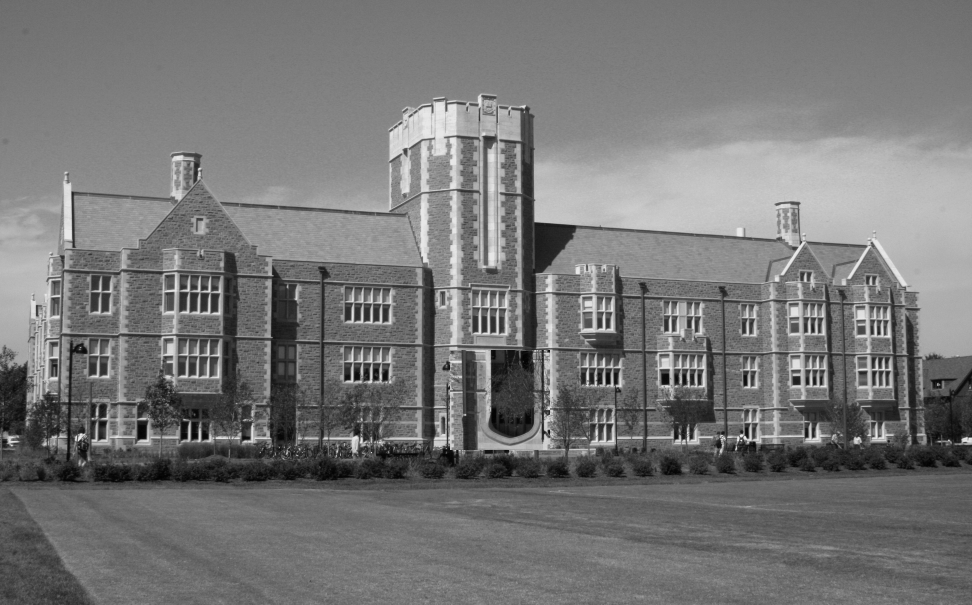
#> input picture Image processing/src/figures/SeigleHallGray.jpg, 3888 x 2419 px, given in place of SeigleHall.jpg, which was not available (shown at 1/4 size)
$ jupyter execute --allow-errors '1 - Python for image processing.ipynb'   (shell and % lines are left out)   (text cells are left out)
#> lines starting #> are read from the running program, lines starting #| are printed output that depends on the picture; after the words box and inside, x2 and y2 are one past the last pixel; in counts of white or black regions, pixels touching at a corner belong together; pictures that were not available may be replaced by others from this repository, and a replacement may not be noted
[cell 1]
# Importing libraries

import matplotlib.pyplot as plt
import numpy as np
import seaborn as sns
from IPython.display import IFrame
#from io import BytesIO
from numpy import random
from PIL import Image, ImageFile
from scipy import signal
from scipy import ndimage
from scipy.ndimage import filters
from skimage import data
from tqdm.notebook import tqdm

[cell 2]
path_to_my_color_image = "../src/figures/SeigleHall.jpg"
path_to_my_gray_image = "../src/figures/SeigleHallGray.jpg"


my_color_image = Image.open(path_to_my_color_image)  # the PIL image object
#> my_color_image is the input picture: PIL image 3888x2419 L; min 0, max 251, mean 118.4
my_gray_image = Image.open(path_to_my_gray_image)  # the PIL image object

#> (the rest of this cell did not finish here and is left out)

[cell 3]
my_RGB_array_image = np.asanyarray(my_color_image)

print(f'RGB Image shape : {my_RGB_array_image.shape}')
#| RGB Image shape : (2419, 3888)
print(f'Array values type : {my_RGB_array_image.dtype}')
#| Array values type : uint8

[cell 4]
my_gray_array_image = np.asanyarray(my_gray_image)

print(f'Gray Image shape : {my_gray_array_image.shape}')
#| Gray Image shape : (2419, 3888)
print(f'Array values type : {my_gray_array_image.dtype}')
#| Array values type : uint8

#> (a cell that did not finish here is left out)

#> (a cell that did not finish here is left out)

#> (a cell that did not finish here is left out)

[cell 8]
# Enter your code here

[cell 9]
# create synthetic image with noise
image_array = np.array([[0, 0, 0, 0, 0],
                        [0, 4, 1, 4, 0],
                        [0, 1, 4, 1, 0],
                        [0, 4, 1, 4, 0],
                        [0, 0, 0, 0, 0]])

my_numpy_image = Image.fromarray(image_array.astype(np.uint8))

plt.imshow(my_numpy_image, 'gray');
#> (this line was passed over: IPython is not available in this run)

[cell 10]
# create synthetic image with noise
image_array = np.array([[4, 0, 0, 0, 4],
                        [0, 1, 4, 1, 0],
                        [0, 4, 0, 4, 0],
                        [0, 1, 4, 1, 0],
                        [4, 0, 0, 0, 4]])

my_numpy_image = Image.fromarray(image_array.astype(np.uint8))

plt.imshow(my_numpy_image, 'gray');
#> (this line was passed over: IPython is not available in this run)

# save your image
# my_numpy_image.convert("L").save("../src/figures/my_numpy_image.jpg")

[cell 11]
# Enter your code here

[cell 12]
# approach 1
gray_image_1 = my_color_image.convert('L')  # apply convert() methode from Image

# approach 2
#> (the rest of this cell did not finish here and is left out)

[cell 13]
grayscal_array = np.array(gray_image_1)

# clamp to interval 200...250 with a linear fuction
im1 = (50/255) * grayscal_array + 200
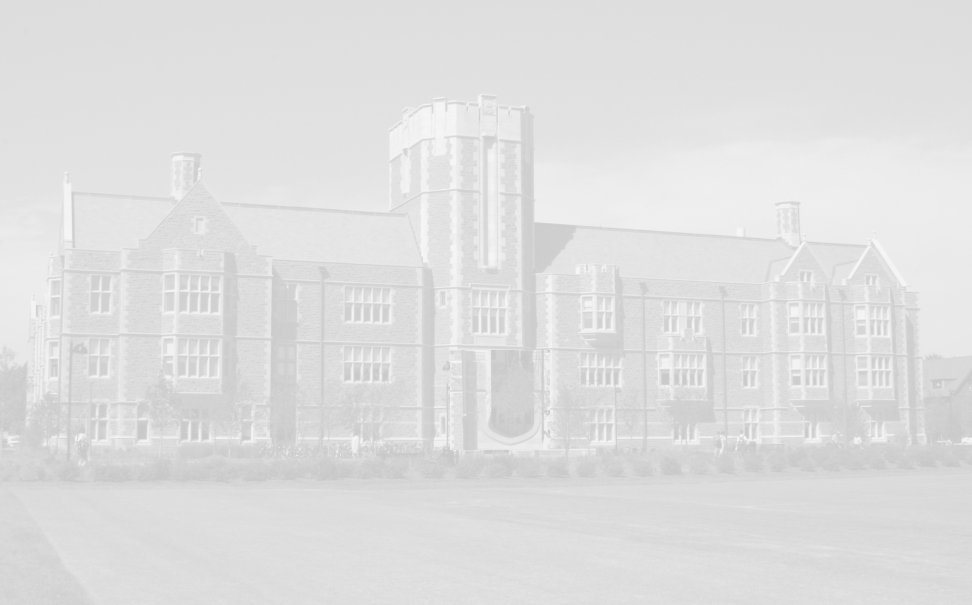
#> im1: shape (2419, 3888) float64 (shown at 1/4 size); min 200, max 249.2, mean 223.2

im2 = 255.0 * (grayscal_array/255.0)**2  # squared
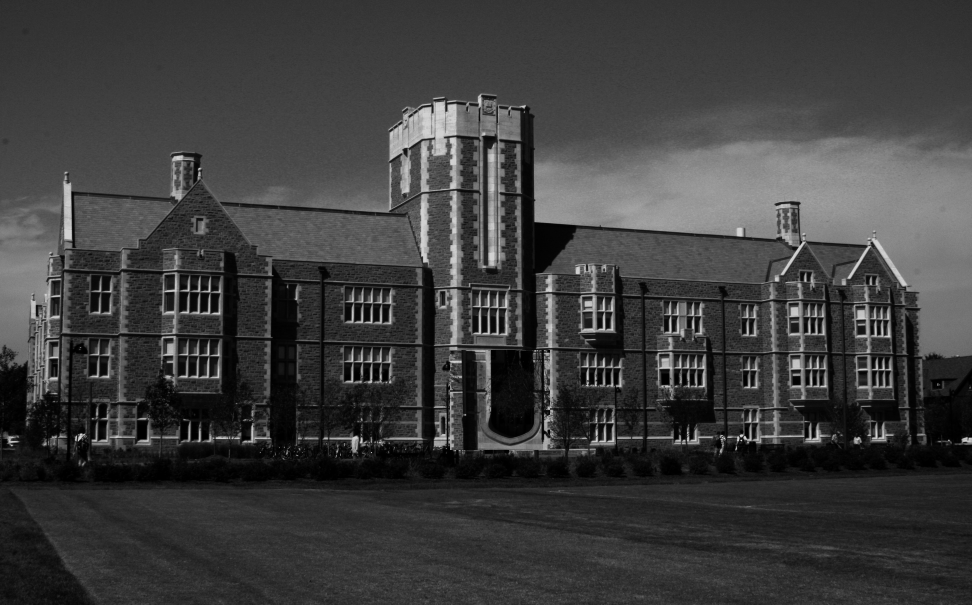
#> im2: shape (2419, 3888) float64 (shown at 1/4 size); min 0, max 247.1, mean 61.6

# clamp to interval 0...100  with a linear fuction
im3 = (100/255) * grayscal_array


#> (the rest of this cell did not finish here and is left out)

[cell 14]
def HistImage(image):
    _, axes = plt.subplots(ncols=2, figsize=(16, 5))
    axes[0].set_title('Image')
    axes[1].set_title('Histogram Of Image')

    if (len(np.array(image).shape) == 2):
        # Grascale Image
        axes[0].imshow(image, cmap=plt.get_cmap('gray'))
        data = np.array(image).flatten()
        sns.kdeplot(data, ax=axes[1], color="black", shade=True)
    else:
        # Color image
        axes[0].imshow(image, cmap='gray')
        rgbcolors = ['red', 'green', 'blue']
        for i, mycolor in enumerate(rgbcolors):
            data = np.asanyarray(image)[:, :, i].flatten()
            sns.kdeplot(data, ax=axes[1], color=mycolor, shade=True)

[cell 15]
B_W_image = np.where(grayscal_array > 100, 0, 1)
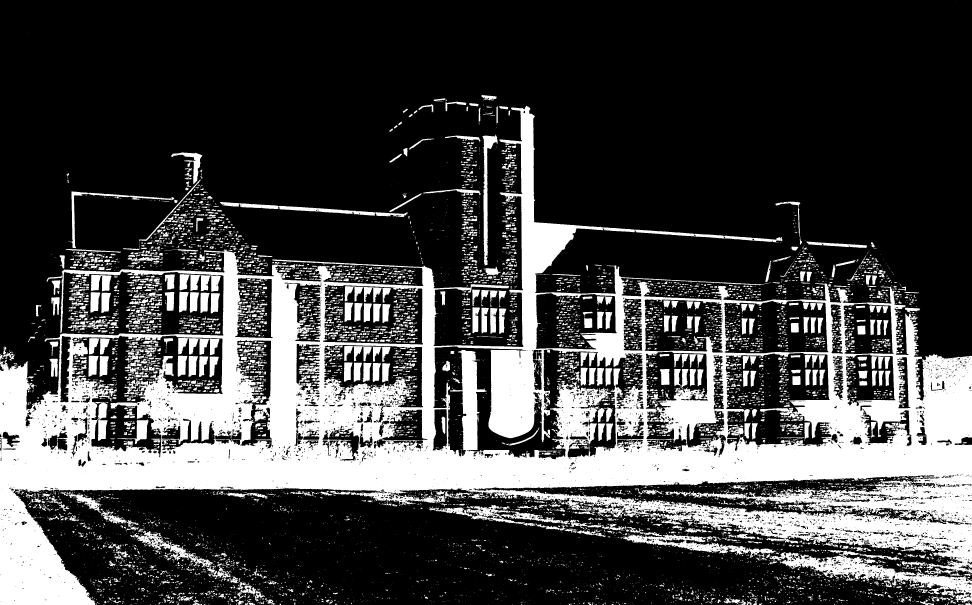
#> B_W_image: shape (2419, 3888) int64 (shown at 1/4 size); values 0 (black) and 1 (white), 26.8% white; 11522 white regions (8079 under 20 px), largest, box (x1, y1, x2, y2) and area: (0, 423, 3888, 2419) 1920590, (3078, 2200, 3888, 2411) 40245, (2482, 2137, 3105, 2231) 15615
B_W_image = Image.fromarray((B_W_image).astype(np.uint8))

HistImage(B_W_image)
#> (the call stopped at in HistImage, `_, axes = plt.subplots(ncols=2, figsize=(16, 5))`: IPython is not available in this run)

[cell 16]
HistImage(my_gray_image)
#> (the call stopped at in HistImage, `_, axes = plt.subplots(ncols=2, figsize=(16, 5))`: IPython is not available in this run)

[cell 17]
HistImage(my_color_image)
#> (the call stopped at in HistImage, `_, axes = plt.subplots(ncols=2, figsize=(16, 5))`: IPython is not available in this run)

[cell 18]
t = 120
t_grayscal_array = grayscal_array.copy()

t_grayscal_array[t_grayscal_array > t] = 255
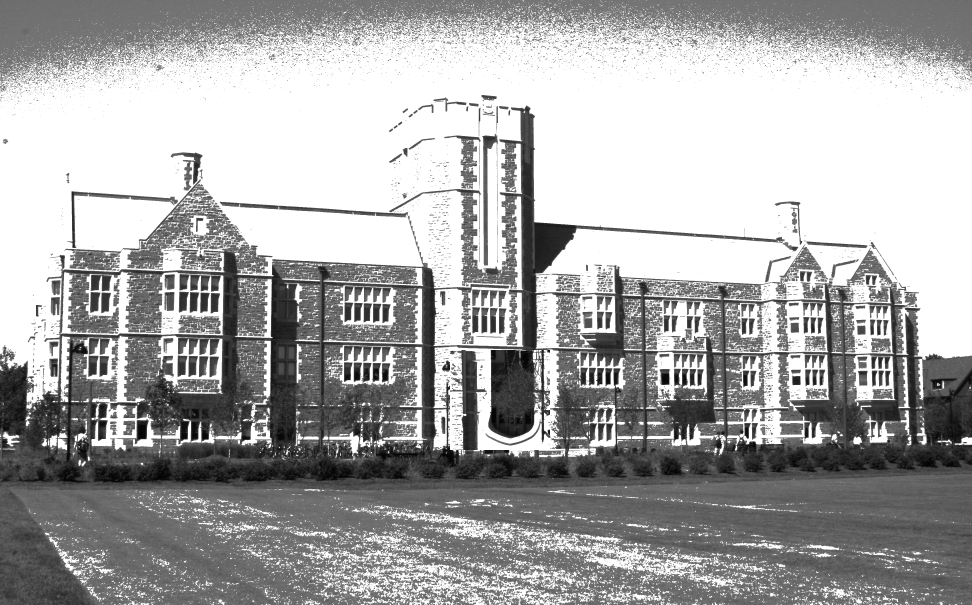
#> t_grayscal_array: shape (2419, 3888) (shown at 1/4 size); min 0, max 255, mean 167.9

#> (the rest of this cell did not finish here and is left out)

[cell 19]
t = 100
t_grayscal_array = grayscal_array.copy()

t_grayscal_array[t_grayscal_array <= t] = 0
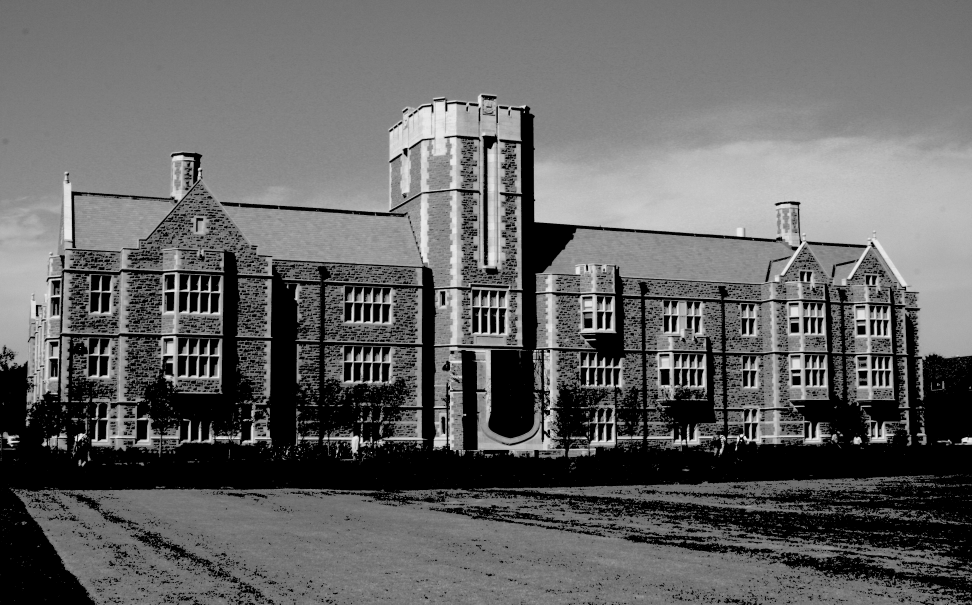
#> t_grayscal_array: shape (2419, 3888) (shown at 1/4 size); min 0, max 251, mean 100.2

#> (the rest of this cell did not finish here and is left out)

[cell 20]
tmax = 150
tmin = 110
t_grayscal_array = grayscal_array.copy()

t_grayscal_array[t_grayscal_array <= tmin] = 0
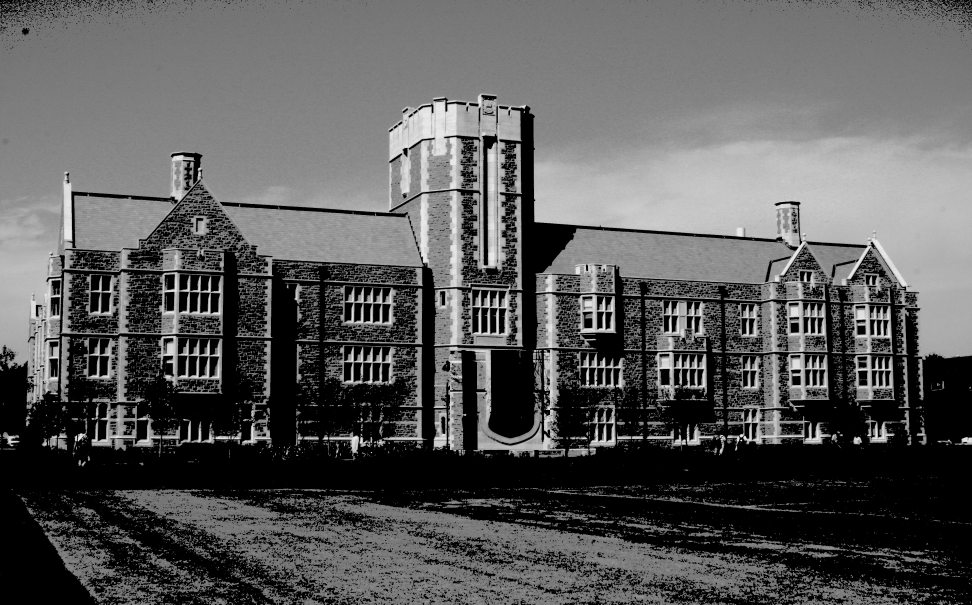
#> t_grayscal_array: shape (2419, 3888) (shown at 1/4 size); min 0, max 251, mean 89.6
t_grayscal_array[t_grayscal_array > tmax] = 255
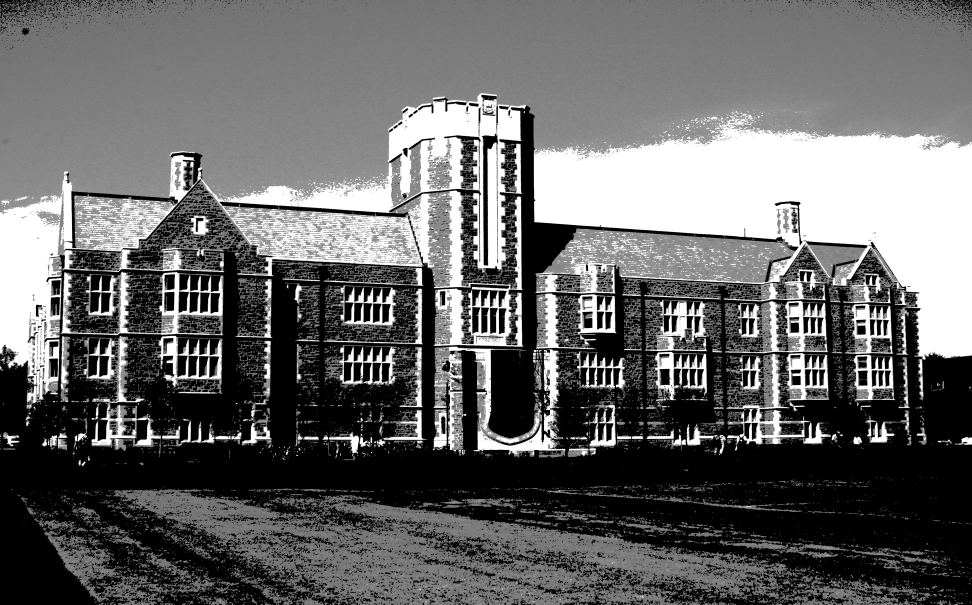
#> t_grayscal_array: shape (2419, 3888) (shown at 1/4 size); 18.27% of pixels changed, all inside (x1, y1, x2, y2) = (0, 373, 3888, 2419)

#> (the rest of this cell did not finish here and is left out)

[cell 21]
# Enter your code here

[cell 22]
box = (0, 1000, 3800, 2000)
#> (the rest of this cell did not finish here and is left out)

[cell 23]
my_image = my_color_image.copy()

#> (a cell that did not finish here is left out)

[cell 25]
def add_noise(img):
    """
    add black boxes randomly on a given image
    """
    a = np.array(img)
    rows = a.shape[0]
#> rows = 2419
    cols = a.shape[1]
#> cols = 3888
    s = int(min(rows, cols)/25)  # size of spot is 1/25 of smallest dimension
#> s = 96

    for i in range(50):
        x = np.random.randint(cols-s)
        y = np.random.randint(rows-s)
        a[y:(y+s), x:(x+s)] = 0
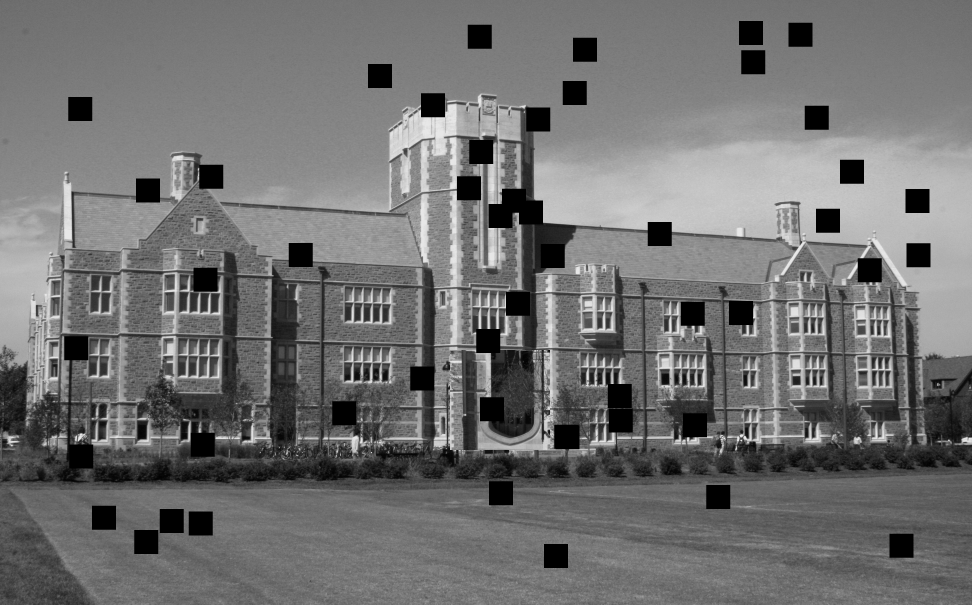
#> a: shape (2419, 3888) (shown at 1/4 size); 4.78% of pixels changed, all inside (x1, y1, x2, y2) = (257, 84, 3722, 2272)

    return a


my_noised_color_image = add_noise(my_color_image)

#> (the rest of this cell did not finish here and is left out)
